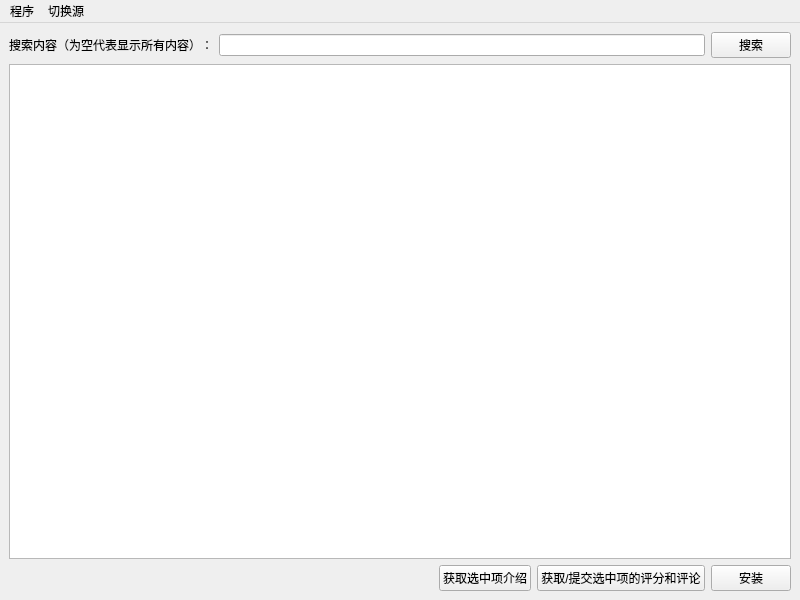
<?xml version="1.0" encoding="UTF-8"?>
<ui version="4.0">
 <class>MainWindow</class>
 <widget class="QMainWindow" name="MainWindow">
  <property name="geometry">
   <rect>
    <x>0</x>
    <y>0</y>
    <width>800</width>
    <height>600</height>
   </rect>
  </property>
  <property name="windowTitle">
   <string>自动部署脚本</string>
  </property>
  <widget class="QWidget" name="centralwidget">
   <layout class="QVBoxLayout" name="verticalLayout_3">
    <item>
     <layout class="QHBoxLayout" name="horizontalLayout">
      <item>
       <widget class="QLabel" name="searchTips">
        <property name="text">
         <string>搜索内容（为空代表显示所有内容）：</string>
        </property>
       </widget>
      </item>
      <item>
       <widget class="QLineEdit" name="searchThings"/>
      </item>
      <item>
       <widget class="QPushButton" name="saerchBotton">
        <property name="text">
         <string>搜索</string>
        </property>
       </widget>
      </item>
     </layout>
    </item>
    <item>
     <widget class="QListView" name="searchList"/>
    </item>
    <item>
     <layout class="QHBoxLayout" name="horizontalLayout_2">
      <item>
       <spacer name="horizontalSpacer">
        <property name="orientation">
         <enum>Qt::Horizontal</enum>
        </property>
        <property name="sizeHint" stdset="0">
         <size>
          <width>40</width>
          <height>20</height>
         </size>
        </property>
       </spacer>
      </item>
      <item>
       <widget class="QPushButton" name="getInfoButton">
        <property name="text">
         <string>获取选中项介绍</string>
        </property>
       </widget>
      </item>
      <item>
       <widget class="QPushButton" name="getFen">
        <property name="text">
         <string>获取/提交选中项的评分和评论</string>
        </property>
       </widget>
      </item>
      <item>
       <widget class="QPushButton" name="runBotton">
        <property name="text">
         <string>安装</string>
        </property>
       </widget>
      </item>
     </layout>
    </item>
   </layout>
  </widget>
  <widget class="QMenuBar" name="menubar">
   <property name="geometry">
    <rect>
     <x>0</x>
     <y>0</y>
     <width>800</width>
     <height>36</height>
    </rect>
   </property>
   <widget class="QMenu" name="menu">
    <property name="title">
     <string>程序</string>
    </property>
    <addaction name="openFile"/>
    <addaction name="separator"/>
    <addaction name="exitProgram"/>
   </widget>
   <widget class="QMenu" name="menu_2">
    <property name="title">
     <string>切换源</string>
    </property>
    <addaction name="actionGitlink"/>
    <addaction name="actionGitee"/>
    <addaction name="actionGithub"/>
    <addaction name="action_IPv6"/>
    <addaction name="action_2"/>
    <addaction name="action_3"/>
    <addaction name="action"/>
   </widget>
   <addaction name="menu"/>
   <addaction name="menu_2"/>
  </widget>
  <action name="about">
   <property name="text">
    <string>关于</string>
   </property>
  </action>
  <action name="exitProgram">
   <property name="text">
    <string>退出程序</string>
   </property>
  </action>
  <action name="help">
   <property name="text">
    <string>帮助</string>
   </property>
  </action>
  <action name="openFile">
   <property name="text">
    <string>打开本地部署脚本</string>
   </property>
  </action>
  <action name="actionGitlink">
   <property name="checkable">
    <bool>true</bool>
   </property>
   <property name="checked">
    <bool>true</bool>
   </property>
   <property name="text">
    <string>Gitlink 源（推荐）</string>
   </property>
  </action>
  <action name="actionGitee">
   <property name="checkable">
    <bool>true</bool>
   </property>
   <property name="text">
    <string>Gitee 源</string>
   </property>
  </action>
  <action name="actionGithub">
   <property name="checkable">
    <bool>true</bool>
   </property>
   <property name="text">
    <string>Github 源（国外用户推荐）</string>
   </property>
  </action>
  <action name="action_IPv6">
   <property name="checkable">
    <bool>true</bool>
   </property>
   <property name="text">
    <string>备用源1（只限IPv6用户）</string>
   </property>
  </action>
  <action name="action">
   <property name="checkable">
    <bool>true</bool>
   </property>
   <property name="text">
    <string>本地测试源（127.0.0.1）</string>
   </property>
  </action>
  <action name="action_2">
   <property name="checkable">
    <bool>true</bool>
   </property>
   <property name="checked">
    <bool>false</bool>
   </property>
   <property name="text">
    <string>备用源2</string>
   </property>
  </action>
  <action name="action_3">
   <property name="checkable">
    <bool>true</bool>
   </property>
   <property name="text">
    <string>备用源3</string>
   </property>
  </action>
 </widget>
 <resources/>
 <connections/>
</ui>
